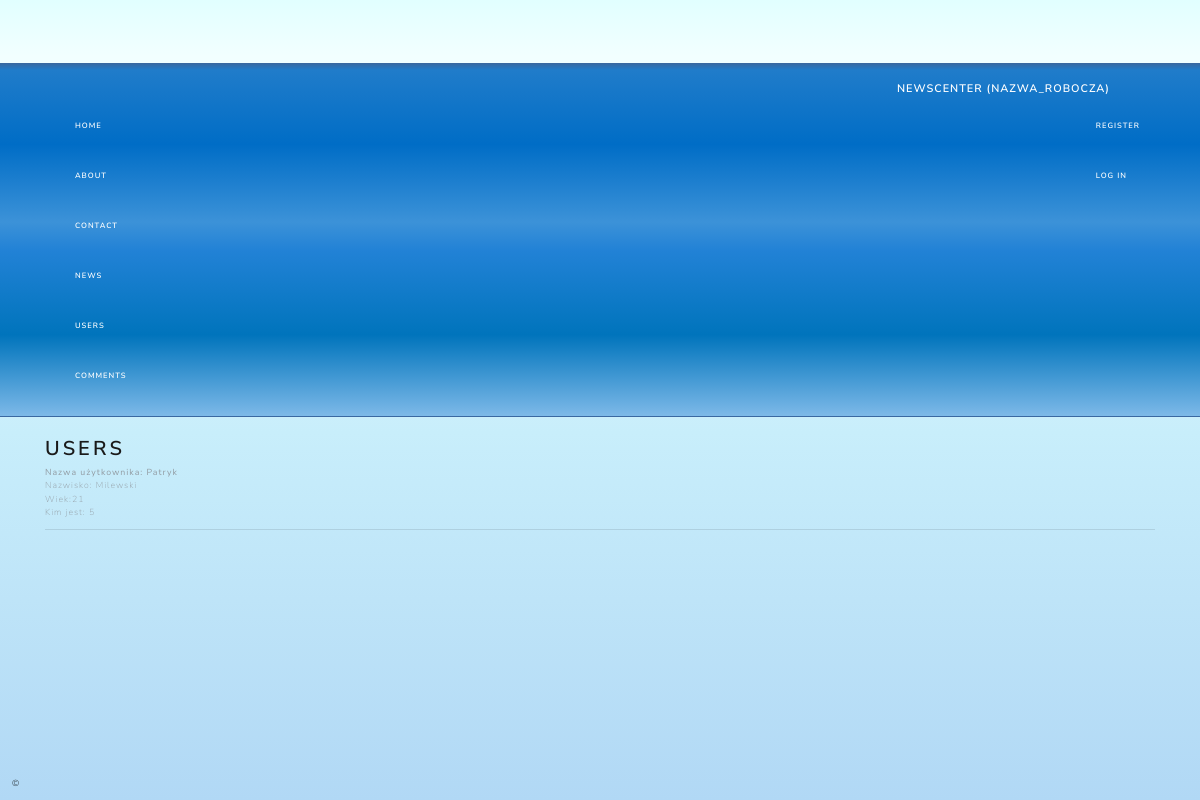
Before: /users with the older database file.
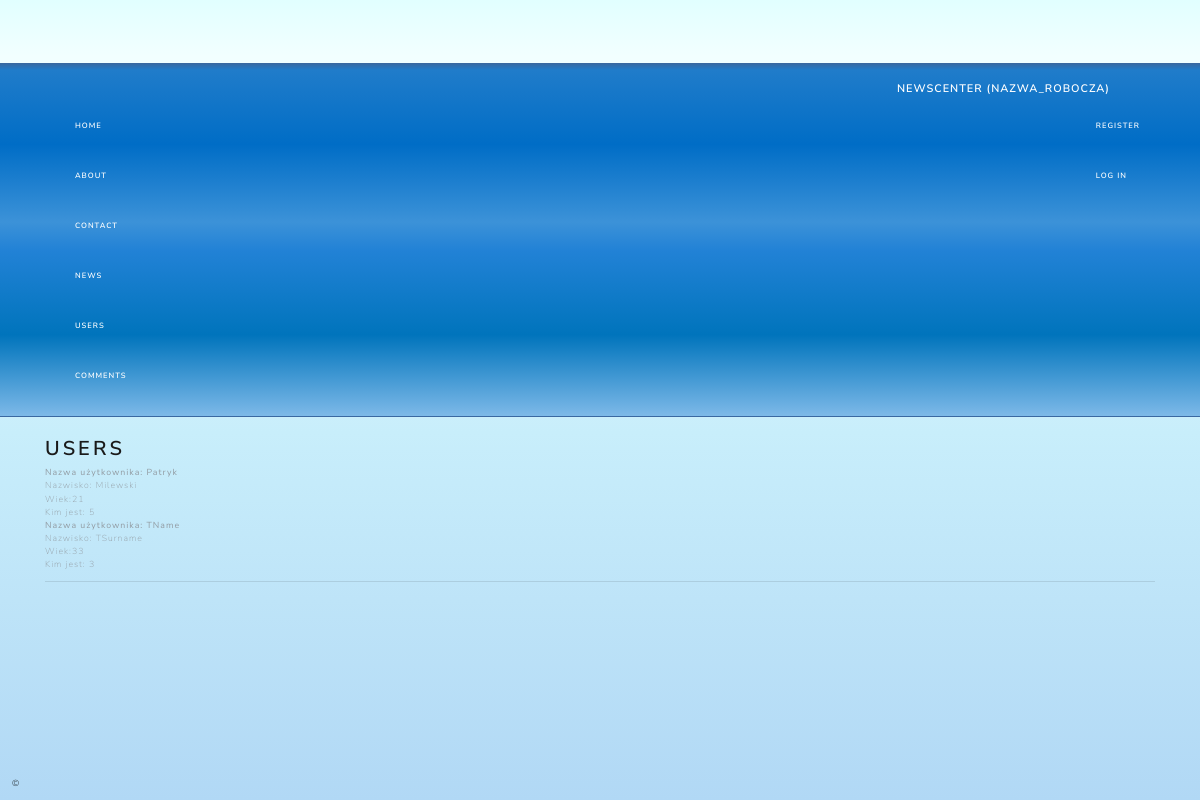
After: the same page with the newer database file.
### app/models.py (models this page shows, shortened)
class User(models.Model):
	name = models.CharField(max_length=64)
	surname = models.CharField(max_length=128)
	age = models.IntegerField()
	state = models.IntegerField(choices=STATE)

### app/views.py (the view)
# urls.py: url(r'^users', app.views.show_users, name='users'),
def show_users(request):
    users = User.objects.all()
    return render(request, 'app/users.html', {'users': users})

### app/templates/app/users.html
﻿{% extends "app/layout.html" %}
{% block content %}
<h1>Users</h1>
    {% for user in users %}
        <b>Nazwa użytkownika: {{ user.name}} </b><br />
        Nazwisko: {{ user.surname }} <br />
        Wiek:{{ user.age }} <br />
        Kim jest: {{ user.state }} <br />
    {% endfor %}
{% endblock %}

### app/templates/app/layout.html (shortened to what this page needs)
﻿<!DOCTYPE html>
<html>
<head>
	{% load staticfiles %}
	<link rel="stylesheet" type="text/css" href="{% static 'app/content/bootstrap.min.css' %}" />
	<link rel="stylesheet" type="text/css" href="{% static 'app/content/site.css' %}" />
	<link rel="stylesheet" type="text/css" href="{% static 'app/content/layout.css' %}" />
	<link rel="stylesheet" type="text/css" href="{% static 'app/content/bootstrap_override.css' %}" />
	<link rel="stylesheet" type="text/css" href="{% static 'app/content/bootstrap_calendar.css' %}" />
</head>
<body id="override" class="body-gradient">
	<div class="navbar navbar-fixed-top blue-gradient">
		<div class="container">
			<div class="navbar-header">
				<a href="/" class="navbar-brand">NewsCenter (nazwa_robocza)</a>
			</div>
			<div class="navbar-collapse collapse">
				<ul class="nav navbar-nav">
					<li class="{% if title == 'Home' %}blue-activegradient{% endif %}"><a href="{% url 'home' %}">Home</a></li>
					<li class="{% if title == 'About' %}blue-activegradient{% endif %}"><a href="{% url 'about' %}">About</a></li>
					<li class="{% if title == 'Contact' %}blue-activegradient{% endif %}"><a href="{% url 'contact' %}">Contact</a></li>
					<li class="{% if title == 'News' %}blue-activegradient{% endif %}"><a href="{% url 'news' %}">News</a></li>
                    <li class="{% if title == 'Users' %}blue-activegradient{% endif %}"><a href="{% url 'users' %}">Users</a></li>
                    <li class="{% if title == 'Comments' %}blue-activegradient{% endif %}"><a href="{% url 'comments' %}">Comments</a></li>
				</ul>
				{% include 'app/loginpartial.html' %}
			</div>
		</div>
	</div>
	<div class="container body-content">
{% block content %}{% endblock %}
		<hr/>
		<footer class="footer">
			<p>&copy; {{ year }} </p>
		</footer>
	</div>
</body>
</html>

### app/templates/app/loginpartial.html
{% if user.is_authenticated %}
<form id="logoutForm" action="/logout" method="post" class="navbar-right">
	{% csrf_token %}
	<ul class="nav navbar-nav navbar-right">
		<li><span class="navbar-brand">Hello {{ user.username }}!</span></li>
		<li><a href="javascript:document.getElementById('logoutForm').submit()">Log off</a></li>
	</ul>
</form>
{% else %}
<ul class="nav navbar-nav navbar-right">
	<li><a href="{% url 'register' %}">Register</a></li>
	<li><a href="{% url 'login' %}">Log in</a></li>
</ul>
{% endif %}

### app/static/app/content/site.css (style rules this page uses)
body { padding-top: 50px; padding-bottom: 20px; }
.body-content { padding-left: 15px; padding-right: 15px; }

### app/static/app/content/layout.css (style rules this page uses)
.footer { position: fixed; left: 1%; bottom: 0; width: 100%; background-color: transparent; color: black; text-align: left; }
html { height: 100%; }
body { height: 100%; background-repeat: no-repeat; background-attachment: fixed; background: rgb(225,255,255); background: -moz-linear-gradient( top, rgba(225,255,255,1) 0%, rgba(242,255,255,1) 7%, rgba(242,255,255,1) 19%, rgba(230,248,253,1) 30%, rgba(200,238,251,1) 54%, rgba(190,228,248,1) 75%, rgba(177,216,245,1) 100% ); background: -webkit-linear-gradient( top, rgba(225,255,255,1) 0%,rgba(242,255,255,1) 7%,rgba(242,255,255,1) 19%,rgba(230,248,253,1) 30%,rgba(200,238,251,1) 54%,rgba(190,228,248,1) 75%,rgba(177,216,245,1) 100% ); background: linear-gradient( to bottom, rgba(225,255,255,1) 0%,rgba(242,255,255,1) 7%,rgba(242,255,255,1) 19%,rgba(230,248,253,1) 30%,rgba(200,238,251,1) 54%,rgba(190,228,248,1) 75%,rgba(177,216,245,1) 100% ); filter: progid:DXImageTransform.Microsoft.gradient( startColorstr='#e1ffff', endColorstr='#b1d8f5',GradientType=0 ); }
.blue-gradient { background: #3b679e; background: -moz-linear-gradient( top, #3b679e 0%, #207cca 2%, #006dc6 23%, #3c92d8 45%, #2282d6 53%, #0074bc 77%, #7db9e8 100% ); background: -webkit-linear-gradient( top, #3b679e 0%,#207cca 2%,#006dc6 23%,#3c92d8 45%,#2282d6 53%,#0074bc 77%,#7db9e8 100% ); background: linear-gradient( to bottom, #3b679e 0%,#207cca 2%,#006dc6 23%,#3c92d8 45%,#2282d6 53%,#0074bc 77%,#7db9e8 100% ); filter: progid:DXImageTransform.Microsoft.gradient( startColorstr='#3b679e', endColorstr='#7db9e8',GradientType=0 ); }

Changed rows visible on the page:
added User: name "TName", surname "TSurname", age "33", state "3"
